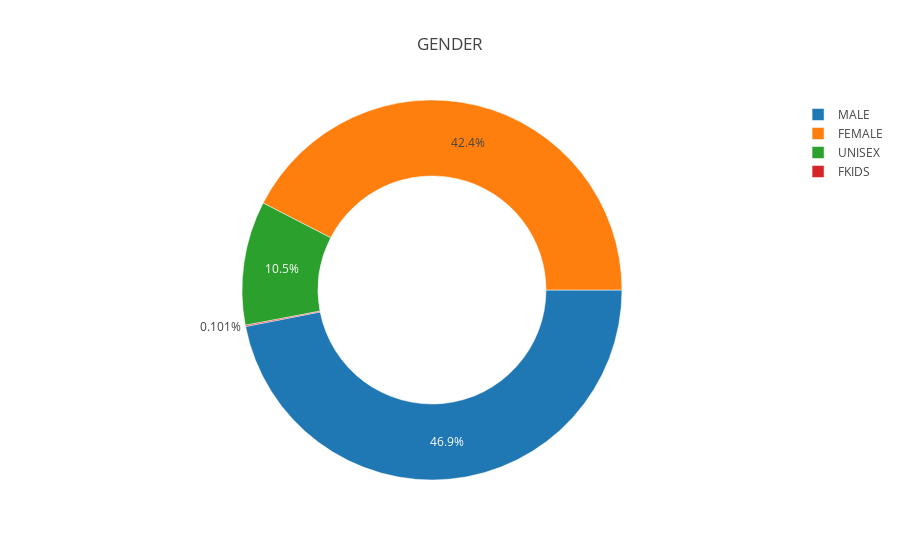

Write notebook code for a chart like this one.
### Code cell
var_plot('GENDER')

### Figure 1 — Plotly figure (JSON) as saved in the notebook; plotly's stock layout.template omitted (floating-point values rounded to 4 significant figures)
{"data": [{"hole": 0.6, "labels": ["MALE", "FEMALE", "UNISEX", "FKIDS"], "marker": {"line": {"color": "white", "width": 0.5}}, "rotation": 90, "type": "pie", "uid": "f5efa72d-7392-4adb-b19f-5e8a11991e06", "values": [6048, 5469, 1359, 13]}], "layout": {"title": {"text": "GENDER"}}}
